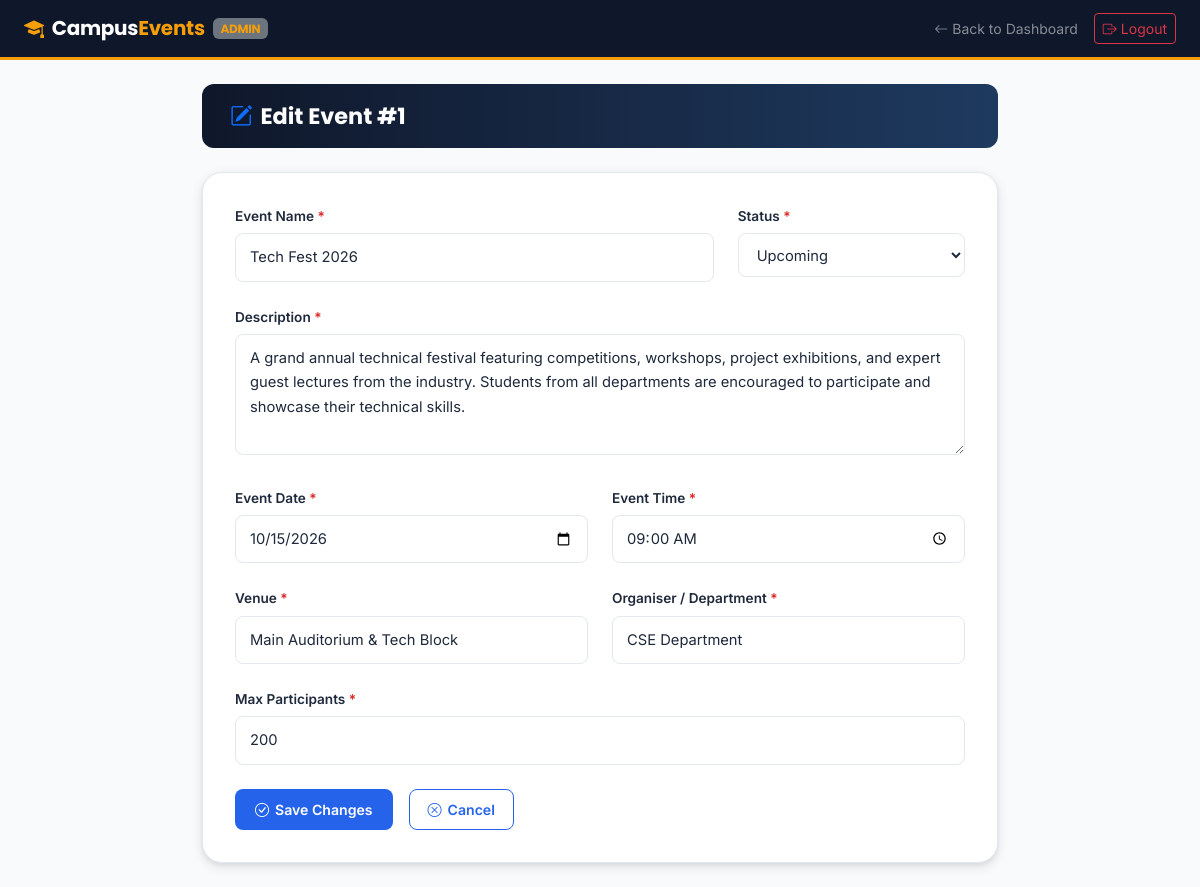
The app's page /admin/edit_event.php?id=1 (signed in) with its own data.
### tables this page shows
CREATE TABLE IF NOT EXISTS events (
    id              INT(11)       NOT NULL AUTO_INCREMENT,
    event_name      VARCHAR(150)  NOT NULL,
    description     TEXT          NOT NULL,
    event_date      DATE          NOT NULL,
    event_time      TIME          NOT NULL,
    venue           VARCHAR(200)  NOT NULL,
    organizer       VARCHAR(150)  NOT NULL,
    max_participants INT(11)      NOT NULL DEFAULT 100,
    status          ENUM('upcoming','ongoing','completed','cancelled') NOT NULL DEFAULT 'upcoming',
    created_at      TIMESTAMP     NOT NULL DEFAULT CURRENT_TIMESTAMP,
    PRIMARY KEY (id),
    INDEX idx_status (status),
    INDEX idx_event_date (event_date)
);

### admin/edit_event.php (the view, shortened to what this page needs)
<?php
require_once '../db.php';
$event_id = isset($_GET['id']) ? (int) $_GET['id'] : 0;
$allowed_statuses = ['upcoming', 'ongoing', 'completed', 'cancelled'];
$event = null;
$stmt  = mysqli_prepare($conn, "SELECT * FROM events WHERE id = ? LIMIT 1");
if ($stmt) {
    mysqli_stmt_bind_param($stmt, 'i', $event_id);
    mysqli_stmt_execute($stmt);
    $res = mysqli_stmt_get_result($stmt);
    if ($res) {
        $event = mysqli_fetch_assoc($res);
    }
}
$form = [
    'event_name'       => $event['event_name'],
    'description'      => $event['description'],
    'event_date'       => $event['event_date'],
    'event_time'       => $event['event_time'],
    'venue'            => $event['venue'],
    'organizer'        => $event['organizer'],
    'max_participants' => $event['max_participants'],
    'status'           => $event['status'],
];
?>
<!DOCTYPE html>
<html lang="en">
<head>
    <link href="https://cdn.jsdelivr.net/npm/bootstrap@5.3.3/dist/css/bootstrap.min.css" rel="stylesheet">
    <link href="https://cdn.jsdelivr.net/npm/bootstrap-icons@1.11.3/font/bootstrap-icons.min.css" rel="stylesheet">
    <link href="../css/style.css" rel="stylesheet">
</head>
<body>
<nav class="admin-nav">
    <div class="container-fluid px-4">
        <div class="d-flex align-items-center justify-content-between">
            <a class="navbar-brand-text text-white d-flex align-items-center" href="dashboard.php">
                <i class="bi bi-mortarboard-fill me-2" style="color:var(--accent);"></i>Campus<span>Events</span>
                <span class="badge bg-secondary ms-2" style="font-size:0.75rem;">ADMIN</span>
            </a>
            <div class="d-flex align-items-center gap-3">
                <a href="dashboard.php" class="text-white-50 text-decoration-none small">
                    <i class="bi bi-arrow-left me-1"></i>Back to Dashboard
                </a>
                <a href="logout.php" class="btn btn-sm btn-outline-danger">
                    <i class="bi bi-box-arrow-right me-1"></i>Logout
                </a>
            </div>
        </div>
    </div>
</nav>
<div class="container py-4" style="max-width:820px;">
    <div class="admin-header-bar mb-4">
        <h1><i class="bi bi-pencil-square me-2 text-primary"></i>Edit Event #<?= $event_id ?></h1>
    </div>
    <div class="form-card">
        <div class="form-card-body">
            <form method="POST" action="edit_event.php?id=<?= $event_id ?>">
                <div class="row g-4 mb-4">
                    <div class="col-md-8">
                        <label class="form-label-custom">Event Name <span style="color:var(--danger);">*</span></label>
                        <input type="text" name="event_name" class="form-control-custom"
                               value="<?= htmlspecialchars($form['event_name']) ?>"
                               maxlength="150" required>
                    </div>
                    <div class="col-md-4">
                        <label class="form-label-custom">Status <span style="color:var(--danger);">*</span></label>
                        <select name="status" class="form-control-custom" required>
                            <?php foreach ($allowed_statuses as $st) : ?>
                            <option value="<?= $st ?>" <?= $form['status'] === $st ? 'selected' : '' ?>>
                                <?= ucfirst($st) ?>
                            </option>
                            <?php endforeach; ?>
                        </select>
                    </div>
                </div>
                <div class="mb-4">
                    <label class="form-label-custom">Description <span style="color:var(--danger);">*</span></label>
                    <textarea name="description" class="form-control-custom" rows="4"
                              style="resize:vertical;" required><?= htmlspecialchars($form['description']) ?></textarea>
                </div>
                <div class="row g-4 mb-4">
                    <div class="col-md-6">
                        <label class="form-label-custom">Event Date <span style="color:var(--danger);">*</span></label>
                        <input type="date" name="event_date" class="form-control-custom"
                               value="<?= htmlspecialchars($form['event_date']) ?>" required>
                    </div>
                    <div class="col-md-6">
                        <label class="form-label-custom">Event Time <span style="color:var(--danger);">*</span></label>
                        <input type="time" name="event_time" class="form-control-custom"
                               value="<?= htmlspecialchars($form['event_time']) ?>" required>
                    </div>
                </div>
                <div class="row g-4 mb-4">
                    <div class="col-md-6">
                        <label class="form-label-custom">Venue <span style="color:var(--danger);">*</span></label>
                        <input type="text" name="venue" class="form-control-custom"
                               value="<?= htmlspecialchars($form['venue']) ?>"
                               maxlength="200" required>
                    </div>
                    <div class="col-md-6">
                        <label class="form-label-custom">Organiser / Department <span style="color:var(--danger);">*</span></label>
                        <input type="text" name="organizer" class="form-control-custom"
                               value="<?= htmlspecialchars($form['organizer']) ?>"
                               maxlength="150" required>
                    </div>
                </div>
                <div class="mb-4">
                    <label class="form-label-custom">Max Participants <span style="color:var(--danger);">*</span></label>
                    <input type="number" name="max_participants" class="form-control-custom"
                           value="<?= htmlspecialchars($form['max_participants']) ?>"
                           min="1" max="10000" required>
                </div>
                <div class="d-flex gap-3">
                    <button type="submit" class="btn-primary-custom">
                        <i class="bi bi-check-circle"></i> Save Changes
                    </button>
                    <a href="dashboard.php" class="btn-outline-custom">
                        <i class="bi bi-x-circle"></i> Cancel
                    </a>
                </div>
            </form>
        </div>
    </div>
</div>
</body>
</html>

### css/style.css (style rules this page uses)
:root { --primary: #2563eb; --primary-dark: #1d4ed8; --primary-light: #eff6ff; --secondary: #0f172a; --accent: #f59e0b; --accent-dark: #d97706; --success: #059669; --danger: #dc2626; --surface: #ffffff; --surface-alt: #f8fafc; --border: #e2e8f0; --text-main: #1e293b; --text-muted: #64748b; --text-light: #94a3b8; --shadow-sm: 0 1px 3px rgba(0,0,0,.08), 0 1px 2px rgba(0,0,0,.06); --shadow-md: 0 4px 12px rgba(0,0,0,.10), 0 2px 4px rgba(0,0,0,.06); --shadow-lg: 0 10px 30px rgba(0,0,0,.12), 0 4px 8px rgba(0,0,0,.06); --radius: 12px; --radius-sm: 8px; --radius-lg: 20px; --transition: 0.25s ease; }
*, *::before, *::after { box-sizing: border-box; }
html { scroll-behavior: smooth; }
body { font-family: 'Inter', system-ui, -apple-system, sans-serif; color: var(--text-main); background: var(--surface-alt); line-height: 1.65; -webkit-font-smoothing: antialiased; }
h1, h2, h3, h4, h5, h6 { font-family: 'Poppins', 'Inter', sans-serif; font-weight: 700; color: var(--secondary); line-height: 1.25; }
a { color: var(--primary); text-decoration: none; transition: color var(--transition); }
.navbar-brand-text { font-family: 'Poppins', sans-serif; font-weight: 700; font-size: 1.25rem; color: #fff !important; letter-spacing: -0.3px; }
.navbar-brand-text span { color: var(--accent); }
.btn-primary-custom { background: var(--primary); color: #fff; border: none; border-radius: var(--radius-sm); padding: 9px 20px; font-weight: 600; font-size: .88rem; display: inline-flex; align-items: center; gap: 6px; transition: all var(--transition); cursor: pointer; }
.btn-outline-custom { background: transparent; color: var(--primary); border: 1.5px solid var(--primary); border-radius: var(--radius-sm); padding: 8px 18px; font-weight: 600; font-size: .88rem; display: inline-flex; align-items: center; gap: 6px; transition: all var(--transition); cursor: pointer; }
.form-card { background: var(--surface); border: 1px solid var(--border); border-radius: var(--radius-lg); box-shadow: var(--shadow-md); }
.form-card-body { padding: 32px; }
.form-label-custom { font-size: .85rem; font-weight: 600; color: var(--text-main); margin-bottom: 6px; display: block; }
.form-control-custom, .form-select-custom { width: 100%; padding: 11px 14px; border: 1.5px solid var(--border); border-radius: var(--radius-sm); font-size: .92rem; color: var(--text-main); background: var(--surface); transition: border-color var(--transition), box-shadow var(--transition); outline: none; font-family: inherit; }
.form-control-custom::placeholder { color: var(--text-light); }
.admin-header-bar { background: linear-gradient(90deg, #0f172a, #1e3a5f); padding: 18px 28px; border-radius: var(--radius); margin-bottom: 24px; display: flex; align-items: center; justify-content: space-between; }
.admin-header-bar h1 { color: #fff; margin: 0; font-size: 1.4rem; }

### admin/edit_event.php (style rules this page uses)
.admin-nav { background: #0f172a; border-bottom: 3px solid var(--accent); padding: 12px 0; }

### records on screen
events: event_name "Tech Fest 2026", status "Upcoming", description "A grand annual technical festival featuring competitions, workshops, project exhibitions, and expert guest lectures from the industry. Students from all departments are encouraged to participate and showcase their technical skills.", event_date "10/15/2026", event_time "09:00:00", venue "Main Auditorium & Tech Block", organizer "CSE Department", max_participants "200"

### other values on screen
$event_id "1"
